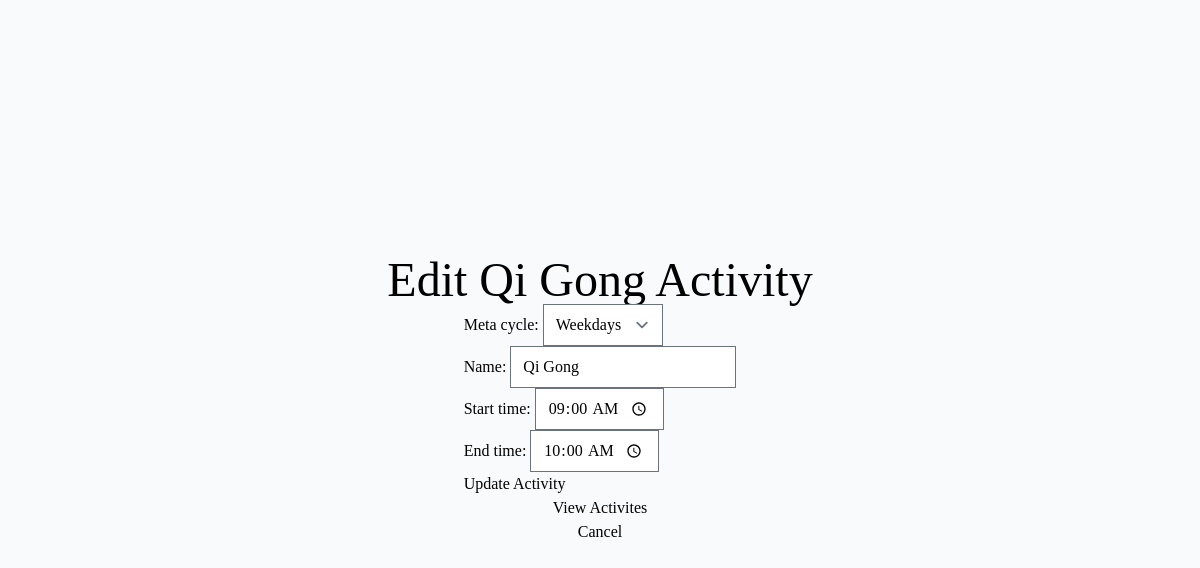
The app's page /edit-activity/11/ with its own data.
### timecycle/models.py (models this page shows, shortened)
class Activity(models.Model):
    meta_cycle = models.ForeignKey(MetaCycle, related_name='activities', on_delete=models.CASCADE, null=True)
    name = models.CharField(max_length=100, unique=True)
    start_time = models.TimeField()
    end_time = models.TimeField()
    class Meta:
        ordering = ['start_time']
        verbose_name = "activity"
        verbose_name_plural = "activities"

class MetaCycle(models.Model):
    name = models.CharField(max_length=100, unique=True)
    start_date = models.DateField()
    end_date = models.DateField(null=True, blank=True)
    frequency =  models.ManyToManyField(Day)  # Many-to-many
    class Meta:
        ordering = ['name']
        verbose_name = "Meta Cycle"
        verbose_name_plural = "Meta Cycles"
    def __str__(self):
        return f"{self.name}"

### timecycle/views.py (the view)
# urls.py: path('edit-activity/<int:pk>/', views.EditActivityView.as_view(), name='edit-activity'),
class EditActivityView(UpdateView):
    model = Activity
    form_class = ActivityForm
    template_name = 'edit-activity.html'
    success_url = reverse_lazy('index')  # Redirect to index or another page after successful update
    def get_context_data(self, **kwargs):
        context = super().get_context_data(**kwargs)
        context['meta_cycles'] = MetaCycle.objects.all()  # Pass all MetaCycles for selection
        context['activity'] = self.object  # Pass the current activity instance to the template
        return context

### timecycle/forms.py
class ActivityForm(forms.ModelForm):
    class Meta:
        model = Activity
        fields = ['meta_cycle', 'name' , 'start_time', 'end_time']
        widgets = {
            'start_time': forms.TimeInput(attrs={'type':'time'}),
            'end_time': forms.TimeInput(attrs={'type':'time'})
        }

### timecycle/templates/edit-activity.html (shortened to what this page needs)
{% extends 'base.html' %}
{% block heading %}Edit {{ activity.name }} Activity{% endblock %}
{% block content %}
<form method="post">
    {{ form.as_p }}
    <button type="submit">Update Activity</button>
</form>
<a href="{% url 'view-activities' %}">View Activites</a>
<a href="{% url 'index' %}">Cancel</a>
{% endblock %}

### records on screen
Activity: name "Qi Gong", meta_cycle "Weekdays", start_time "09:00:00", end_time "10:00:00"
MetaCycle: name "Qi Gong"
